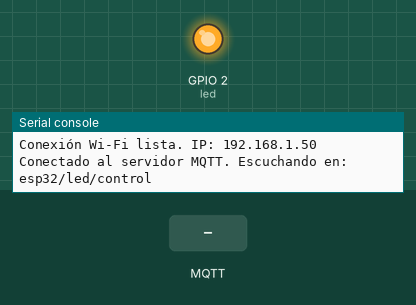
Recording of a program running on a simulated ESP8266 board running MicroPython. Parts: output pins drawn as LEDs (lit = HIGH, except the on-board LED, lit = LOW), the last lines printed to the serial console. The inputs (shaded band) are chosen by the test bench. WiFi joins after 1.5 s; no MQTT or app messages arrive unless stated.

Above: at 3.3 s.
3.4 s: MQTT message "on" arrives on the first subscribed topic
At 4.6 s:
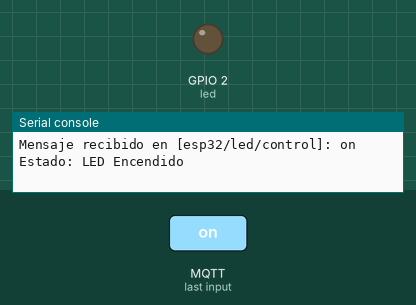
4.9 s: MQTT message "off" arrives on the first subscribed topic
At 6.0 s:
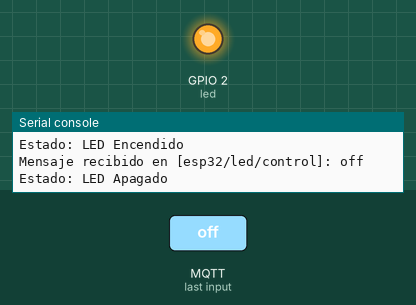
Timing chart, 0 to 7.9 s (numbered marks = the images above; inputs shaded):
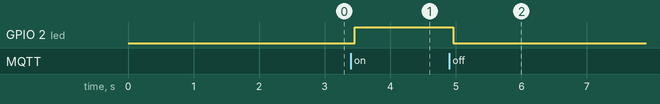

Measured:
- after the input at 3.4 s, GPIO 2 (led): LOW → HIGH after 0.06 s
- after the input at 4.9 s, GPIO 2 (led): HIGH → LOW after 0.06 s

The program:

MicroPython.py
```python
import time
import network
from machine import Pin
from umqtt.simple import MQTTClient

# Red Wi-Fi y servidor
WIFI_SSID = "TU_RED_WIFI"
WIFI_PASS = "TU_CONTRASEÑA"
MQTT_SERVER = "IP_DE_TU_SERVIDOR"  # IP del servidor Mosquitto
CLIENT_ID = "NodeMCU_ESP8266_Python"

# Tópicos MQTT según la práctica
TOPICO_CONTROL = b"esp32/led/control"
TOPICO_ESTADO = b"esp32/led/estado"

# GPIO2 corresponde al pin D4 de la NodeMCU
led = Pin(2, Pin.OUT)
led.value(0)  # Estado inicial: apagado

def conectar_wifi():
    wlan = network.WLAN(network.STA_IF)
    wlan.active(True)
    if not wlan.isconnected():
        print("Conectándose a Wi-Fi...")
        wlan.connect(WIFI_SSID, WIFI_PASS)
        while not wlan.isconnected():
            time.sleep(1)
    print("Conexión Wi-Fi lista. IP:", wlan.ifconfig()[0])

def callback_mqtt(topic, msg):
    """Procesa los mensajes entrantes del servidor MQTT."""
    print(f"Mensaje recibido en [{topic.decode()}]: {msg.decode()}")

    if topic == TOPICO_CONTROL:
        if msg == b"on":
            led.value(1)
            client.publish(TOPICO_ESTADO, b"LED encendido", retain=True)
            print("Estado: LED Encendido")
        elif msg == b"off":
            led.value(0)
            client.publish(TOPICO_ESTADO, b"LED apagado", retain=True)
            print("Estado: LED Apagado")

# 1. Conexión a la red local
conectar_wifi()

# 2. Configuración y conexión del cliente MQTT
client = MQTTClient(CLIENT_ID, MQTT_SERVER)
client.set_callback(callback_mqtt)

try:
    client.connect()
    client.subscribe(TOPICO_CONTROL)
    print("Conectado al servidor MQTT. Escuchando en:", TOPICO_CONTROL.decode())
except Exception as e:
    print("Error al conectar con el servidor MQTT:", e)

# 3. Bucle infinito para recibir comandos
while True:
    try:
        client.check_msg()  # Escucha activa de mensajes entrantes
        time.sleep(0.1)
    except OSError as e:
        print("Reconectando a MQTT...")
        time.sleep(5)
        client.connect()
        client.subscribe(TOPICO_CONTROL)
```
